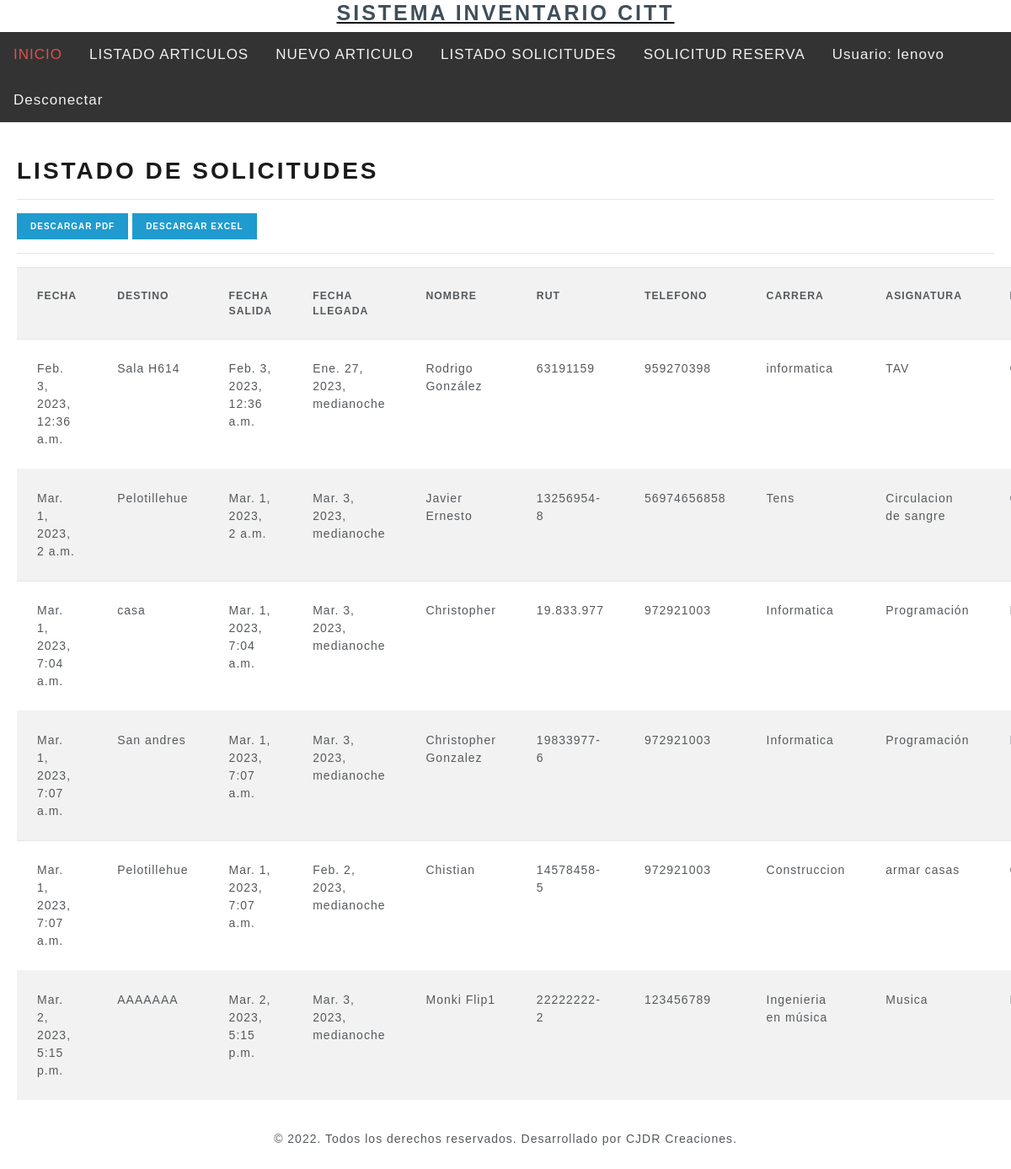
Page /listadosolicitudes/ (signed in) on the committed database.
### core/models.py (models this page shows, shortened)
class SolicitudReserva (models.Model):
    fecha = models.DateTimeField(default=my_datetime)
    destino = models.CharField(max_length=100)
    fecha_salida = models.DateTimeField(default=my_datetime)
    fecha_llegada = models.DateTimeField(null=True)
    nombre = models. CharField(max_length=100)
    rut = models.CharField(max_length=10)
    telefono = models.CharField(max_length=100)
    carrera = models.CharField(max_length=100)
    asignatura = models.CharField(max_length=100)
    profesor = models.CharField(max_length=100)
    estado_reserva = models.BooleanField(default=False, verbose_name="APROBAR SOLICITUD")
    nombre_equipo = models.CharField(max_length=200)
    codigo_equipo = models.CharField(max_length=100)
    cantidad_solicitada = models.IntegerField()

### core/views.py (the view)
# urls.py: path('listadosolicitudes/', listadosolicitudes, name="listadosolicitudes"),
def listadosolicitudes(request):
    solicitudes = SolicitudReserva.objects.all()
    data = {
        'solicitudes': solicitudes
    }
    return render(request, 'core/listadosolicitudes.html', data)

### core/templates/core/listadosolicitudes.html (shortened to what this page needs)
{% extends 'core/base.html' %}
{% load static %}
{% block contenido %}
<br>
<div class="table-responsive">
    <div class="card-body">
        <h2>Listado de solicitudes</h2>
        <hr>
        <td>
            <a class="btn btn-info btn-sm" href="{% url 'reportesolicitudes'%}">DESCARGAR PDF</a>
            <a class="btn btn-info btn-sm" href="{% url 'solicitud_ex'%}">DESCARGAR EXCEL</a>
        </td>
        <hr>
        <table class="table table-striped table-hover table-responsive-sm">
            <tr>
                <th>Fecha</th>
                <th>Destino</th>
                <th>Fecha salida</th>
                <th>Fecha llegada</th>
                <th>Nombre</th>
                <th>Rut</th>
                <th>Telefono</th>
                <th>Carrera</th>
                <th>Asignatura</th>
                <th>Profesor</th>
            </tr>
            {% for p in solicitudes %}
            <tr>
                <td>{{ p.fecha }}</td>
                <td>{{ p.destino }}</td>
                <td>{{ p.fecha_salida }}</td>
                <td>{{ p.fecha_llegada }}</td>
                <td>{{ p.nombre }}</td>
                <td>{{ p.rut }}</td>
                <td>{{ p.telefono }}</td>
                <td>{{ p.carrera }}</td>
                <td>{{ p.asignatura }}</td>
                <td>{{ p.profesor }}</td>
            </tr>
            {% endfor %}
        </table>
    </div>
</div>
{% endblock %}

### core/templates/core/base.html (shortened to what this page needs)
<!DOCTYPE html>
<html class="no-js">
<head>
  {% load pwa %}
  {% load static %}
  <link rel="stylesheet" href="{% static 'core/css/bootstrap.min.css' %}">
  <link rel="stylesheet" href="https://cdnjs.cloudflare.com/ajax/libs/font-awesome/4.7.0/css/font-awesome.min.css">
  <link rel="stylesheet" href="{% static 'core/css/nav.css' %}">
  <link rel="stylesheet" href="{% static 'core/css/responsiveiframe.css' %}">
</head>
<body class=".cuerpo" background="{% static 'core/img/fondo.jpg' %}">
  <div align=center>
    <a href="{% url 'inicio' %}">
      <h1 style="font-size:25px; color: rgb(63, 79, 90); border: rgb(255, 4, 4);">SISTEMA INVENTARIO CITT</h1>
    </a>
  </div>
  <div class="topnav" id="myTopnav">
    <a class="text-danger" href="{% url 'inicio' %}">INICIO</a>
    {% if user.is_staff %}
    <a href="{% url 'listadoarticulos' %}">LISTADO ARTICULOS</a>
    {% endif %}
    {% if user.is_staff %}
    <a href="{% url 'nuevoarticulo' %}">NUEVO ARTICULO</a>
    <a href="{% url 'listadosolicitudes' %}">LISTADO SOLICITUDES</a>
    {% endif %}
    {% if user.is_authenticated %}
    <a href="{% url 'solicitarreserva' %}">SOLICITUD RESERVA</a>
    <a href="#"> Usuario: {{ user.username }}</a>
    <a href="{% url 'logout' %}">Desconectar</a>
    {% endif %}
  </div>
  {% block contenido %}
  {% endblock %}
  <div>
    <footer class="footer">
      <center>© 2022. Todos los derechos reservados. Desarrollado por CJDR Creaciones.</center>
    </footer>
  </div>
</body>
</html>

### core/static/core/css/nav.css (style rules this page uses)
body { margin: 0; font-family: Arial, Helvetica, sans-serif; padding-bottom: 70px; }
.topnav { overflow: hidden; background-color: #333; }
.topnav a { float: left; display: block; color: #f2f2f2; text-align: center; padding: 14px 16px; text-decoration: none; font-size: 17px; }

### rows in the picture
SolicitudReserva: fecha "Feb. 3, 2023, 12:36 a.m.", destino "Sala H614", fecha_salida "Feb. 3, 2023, 12:36 a.m.", fecha_llegada "Ene. 27, 2023, medianoche", nombre "Rodrigo González", rut "63191159", telefono "959270398", carrera "informatica", asignatura "TAV"
SolicitudReserva: fecha "Mar. 1, 2023, 2 a.m.", destino "Pelotillehue", fecha_salida "Mar. 1, 2023, 2 a.m.", fecha_llegada "Mar. 3, 2023, medianoche", nombre "Javier Ernesto", rut "13256954-8", telefono "56974656858", carrera "Tens", asignatura "Circulacion de sangre"
SolicitudReserva: fecha "Mar. 1, 2023, 7:04 a.m.", destino "casa", fecha_salida "Mar. 1, 2023, 7:04 a.m.", fecha_llegada "Mar. 3, 2023, medianoche", nombre "Christopher", rut "19.833.977", telefono "972921003", carrera "Informatica", asignatura "Programación"
SolicitudReserva: fecha "Mar. 1, 2023, 7:07 a.m.", destino "San andres", fecha_salida "Mar. 1, 2023, 7:07 a.m.", fecha_llegada "Mar. 3, 2023, medianoche", nombre "Christopher Gonzalez", rut "19833977-6", telefono "972921003", carrera "Informatica", asignatura "Programación"
SolicitudReserva: fecha "Mar. 1, 2023, 7:07 a.m.", destino "Pelotillehue", fecha_salida "Mar. 1, 2023, 7:07 a.m.", fecha_llegada "Feb. 2, 2023, medianoche", nombre "Chistian", rut "14578458-5", telefono "972921003", carrera "Construccion", asignatura "armar casas"
SolicitudReserva: fecha "Mar. 2, 2023, 5:15 p.m.", destino "AAAAAAA", fecha_salida "Mar. 2, 2023, 5:15 p.m.", fecha_llegada "Mar. 3, 2023, medianoche", nombre "Monki Flip1", rut "22222222-2", telefono "123456789", carrera "Ingenieria en música", asignatura "Musica"

### other values in the picture
{{ user.username }} "lenovo"
